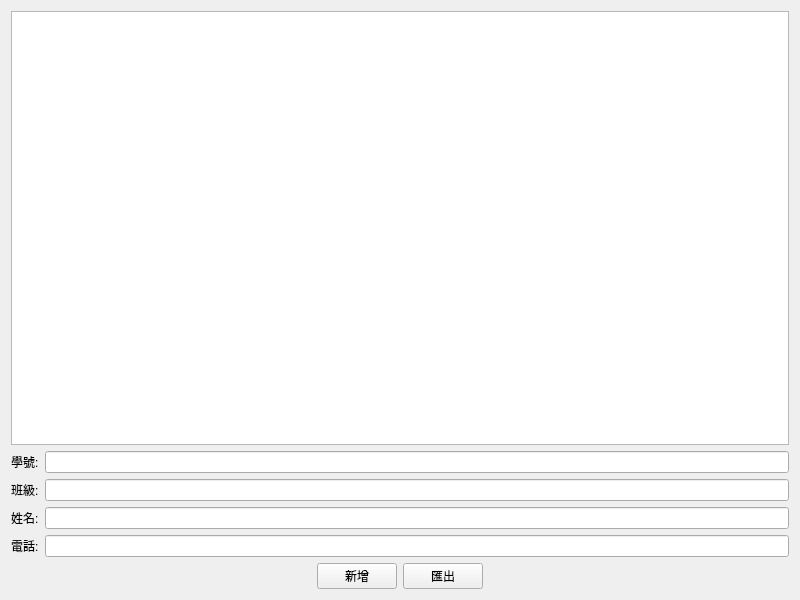
<?xml version="1.0" encoding="UTF-8"?>
<ui version="4.0">
 <class>MyWidget</class>
 <widget class="QWidget" name="MyWidget">
  <property name="geometry">
   <rect>
    <x>0</x>
    <y>0</y>
    <width>800</width>
    <height>600</height>
   </rect>
  </property>
  <property name="windowTitle">
   <string>MyWidget</string>
  </property>
  <layout class="QVBoxLayout" name="verticalLayout">
   <item>
    <widget class="QTableWidget" name="tableWidget"/>
   </item>
   <item>
    <layout class="QGridLayout" name="gridLayout">
     <item row="0" column="0">
      <widget class="QLabel" name="label">
       <property name="text">
        <string>學號:</string>
       </property>
      </widget>
     </item>
     <item row="3" column="1">
      <widget class="QLineEdit" name="lineEdit_3"/>
     </item>
     <item row="0" column="1">
      <widget class="QLineEdit" name="lineEdit"/>
     </item>
     <item row="4" column="0">
      <widget class="QLabel" name="label_4">
       <property name="text">
        <string>電話:</string>
       </property>
      </widget>
     </item>
     <item row="3" column="0">
      <widget class="QLabel" name="label_3">
       <property name="text">
        <string>姓名:</string>
       </property>
      </widget>
     </item>
     <item row="1" column="0">
      <widget class="QLabel" name="label_2">
       <property name="text">
        <string>班級:</string>
       </property>
      </widget>
     </item>
     <item row="4" column="1">
      <widget class="QLineEdit" name="lineEdit_4"/>
     </item>
     <item row="1" column="1">
      <widget class="QLineEdit" name="lineEdit_2"/>
     </item>
    </layout>
   </item>
   <item>
    <layout class="QGridLayout" name="gridLayout_2">
     <item row="0" column="0">
      <spacer name="horizontalSpacer">
       <property name="orientation">
        <enum>Qt::Orientation::Horizontal</enum>
       </property>
       <property name="sizeHint" stdset="0">
        <size>
         <width>40</width>
         <height>20</height>
        </size>
       </property>
      </spacer>
     </item>
     <item row="0" column="2">
      <widget class="QPushButton" name="pushButton_2">
       <property name="text">
        <string>匯出</string>
       </property>
      </widget>
     </item>
     <item row="0" column="1">
      <widget class="QPushButton" name="pushButton">
       <property name="text">
        <string>新增</string>
       </property>
      </widget>
     </item>
     <item row="0" column="3">
      <spacer name="horizontalSpacer_2">
       <property name="orientation">
        <enum>Qt::Orientation::Horizontal</enum>
       </property>
       <property name="sizeHint" stdset="0">
        <size>
         <width>40</width>
         <height>20</height>
        </size>
       </property>
      </spacer>
     </item>
    </layout>
   </item>
  </layout>
 </widget>
 <resources/>
 <connections/>
</ui>
